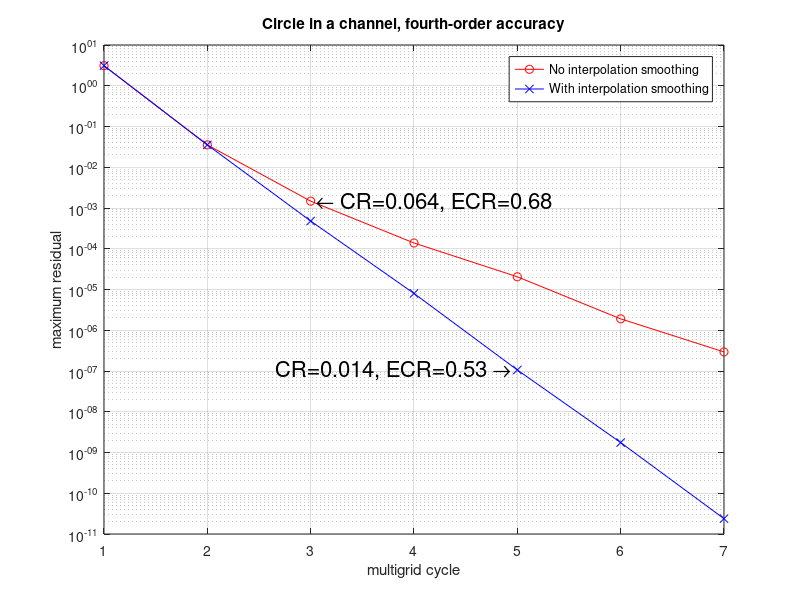
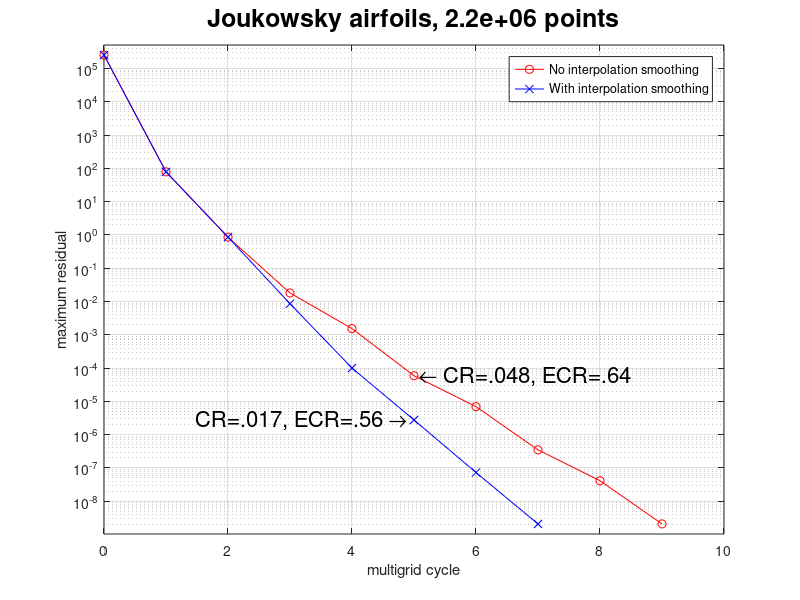
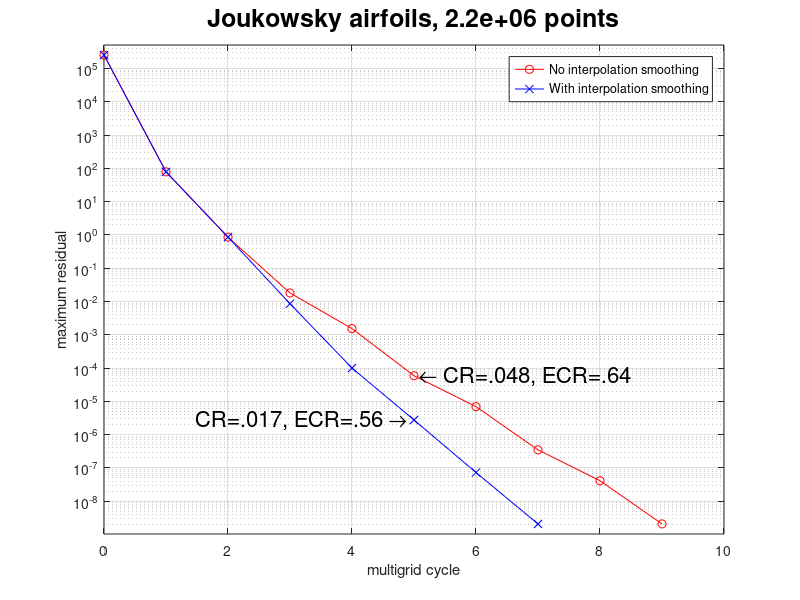

These figures' MATLAB source, in order:
t=[1 2 3 4 5 6 7  ];
defect=[3.106e+00 3.541e-02 1.474e-03 1.385e-04 2.051e-05 1.905e-06 2.940e-07 ]; 
defect2=[3.106e+00 3.541e-02 4.792e-04 8.011e-06 1.061e-07 1.754e-09 2.380e-11 ];
clf
set(gca,'FontSize',16);
plot(t,defect,'r-o',t,defect2,'b-x');
title('Circle in a channel, fourth-order accuracy');
ylabel('maximum residual');
xlabel('multigrid cycle');
set(gca,'YScale','log');
grid on
legend('No interpolation smoothing','With interpolation smoothing');
text(t(3),defect(3),' \leftarrow CR=0.064, ECR=0.68','HorizontalAlignment','left','FontSize',16);
text(t(5),defect2(5),'CR=0.014, ECR=0.53 \rightarrow ','HorizontalAlignment','right','FontSize',16);

pause
print -depsc2 interpSmoothing.cic3.order4.eps

clear;

t=[0 1 2 3 4 5 6 7 8 9 ];
% defect=[2.556e+05 6.780e+01 8.243e-01 2.209e-02 2.633e-03 1.164e-04 5.644e-06 3.231e-07 1.563e-08 1.340e-09 ];
defect=[2.556e+05 7.900e+01 8.602e-01 1.811e-02 1.538e-03 5.889e-05 6.933e-06 3.497e-07 4.125e-08 2.079e-09 ];
t2=[0 1 2 3 4 5 6 7 ];
% defect2=[2.556e+05 6.780e+01 7.198e-01 7.112e-03 2.443e-04 3.456e-06 1.065e-07 1.299e-09 ];
defect2=[2.556e+05 7.900e+01 8.602e-01 8.600e-03 1.003e-04 2.763e-06 7.299e-08 2.068e-09 ];
clf
set(gca,'FontSize',16);
plot(t,defect,'r-o',t2,defect2,'b-x');
title('Joukowsky airfoils, 2.2e+06 points','FontSize',18);
yMax=max(defect(1),defect2(1))*2.;
yMin=min(defect(10),defect2(8))/2.;
set(gca,'YLim',[yMin yMax]);
ylabel('maximum residual');
xlabel('multigrid cycle');
set(gca,'YScale','log');
grid on
legend('No interpolation smoothing','With interpolation smoothing');
text(t(6),defect(6),' \leftarrow CR=.048, ECR=.64','HorizontalAlignment','left','FontSize',16);
text(t2(6),defect2(6),'CR=.017, ECR=.56 \rightarrow ','HorizontalAlignment','right','FontSize',16);
% legend('Grid: joukowsky. 03/07/15','BC: DDDD+PPDI+PPDI.','Second-order accurate.','2.2e+06 points. 4 levels.','CR=0.009, ECR=0.59, W[2,1]');
% pause
% print -deps2 residual.eps


% legend('Grid: joukowsky. 03/07/15','BC: DDDD+PPDI+PPDI.','Second-order accurate.','2.2e+06 points. 4 levels.','CR=0.026, ECR=0.66, W[2,1]');

print -depsc2 interpSmoothing.joukowsky.order2.eps
print -deps2  interpSmoothing.joukowsky.order2.bw.eps
